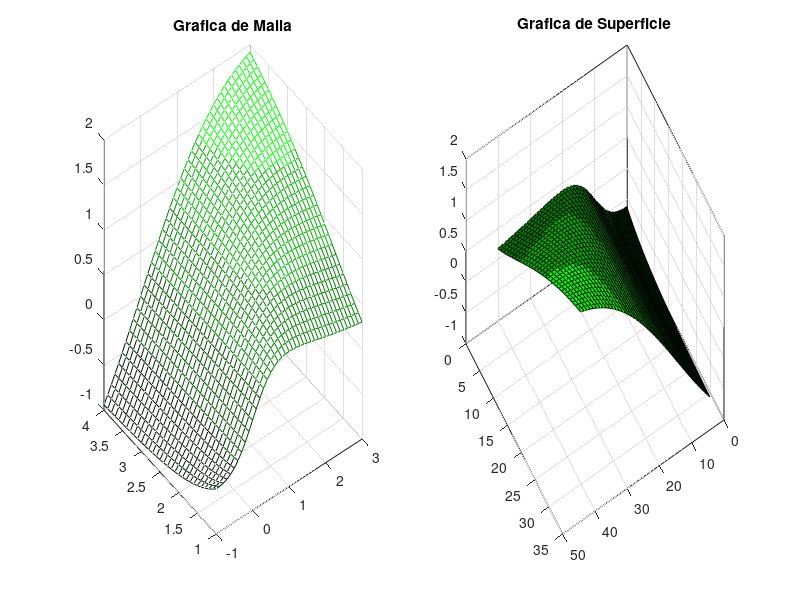

Source code (MATLAB):
x=-1:.1:3;
y=1:.1:4;
[X,Y] = meshgrid(x,y);
Z=(X.*Y.^2)./(X.^2 + Y.^2);
colormap([0,0.1,0;0,0.3,0;0,0.5,0;0,0.7,0;0,1,0]);
subplot(1,2,1);
mesh(X,Y,Z);
title("Grafica de Malla");
subplot(1,2,2);
surf(Z);
title("Grafica de Superficie");
grid on;
box on;
view([3,5,7]);